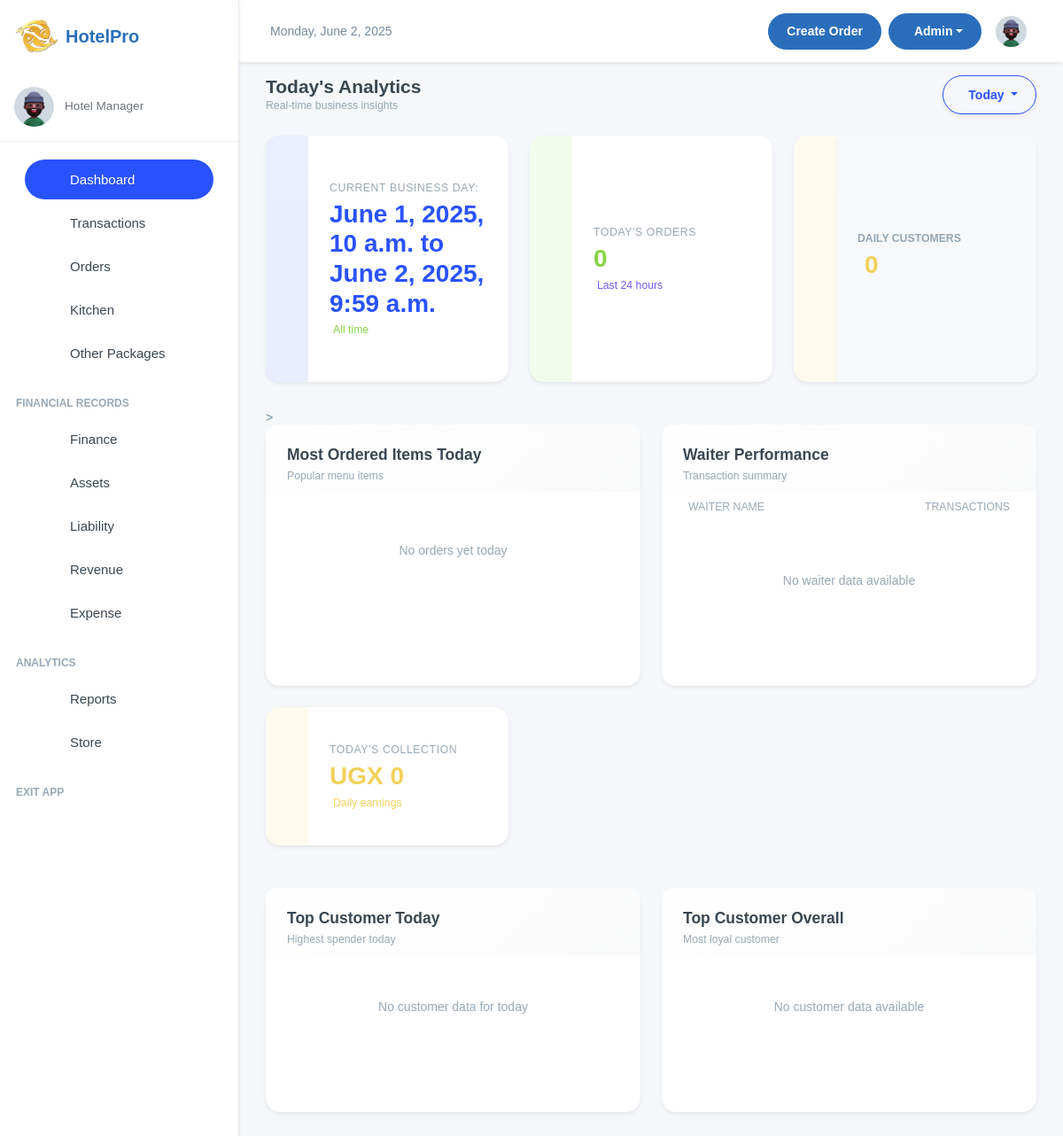
Page /manager/ (signed in) on the earlier database version.
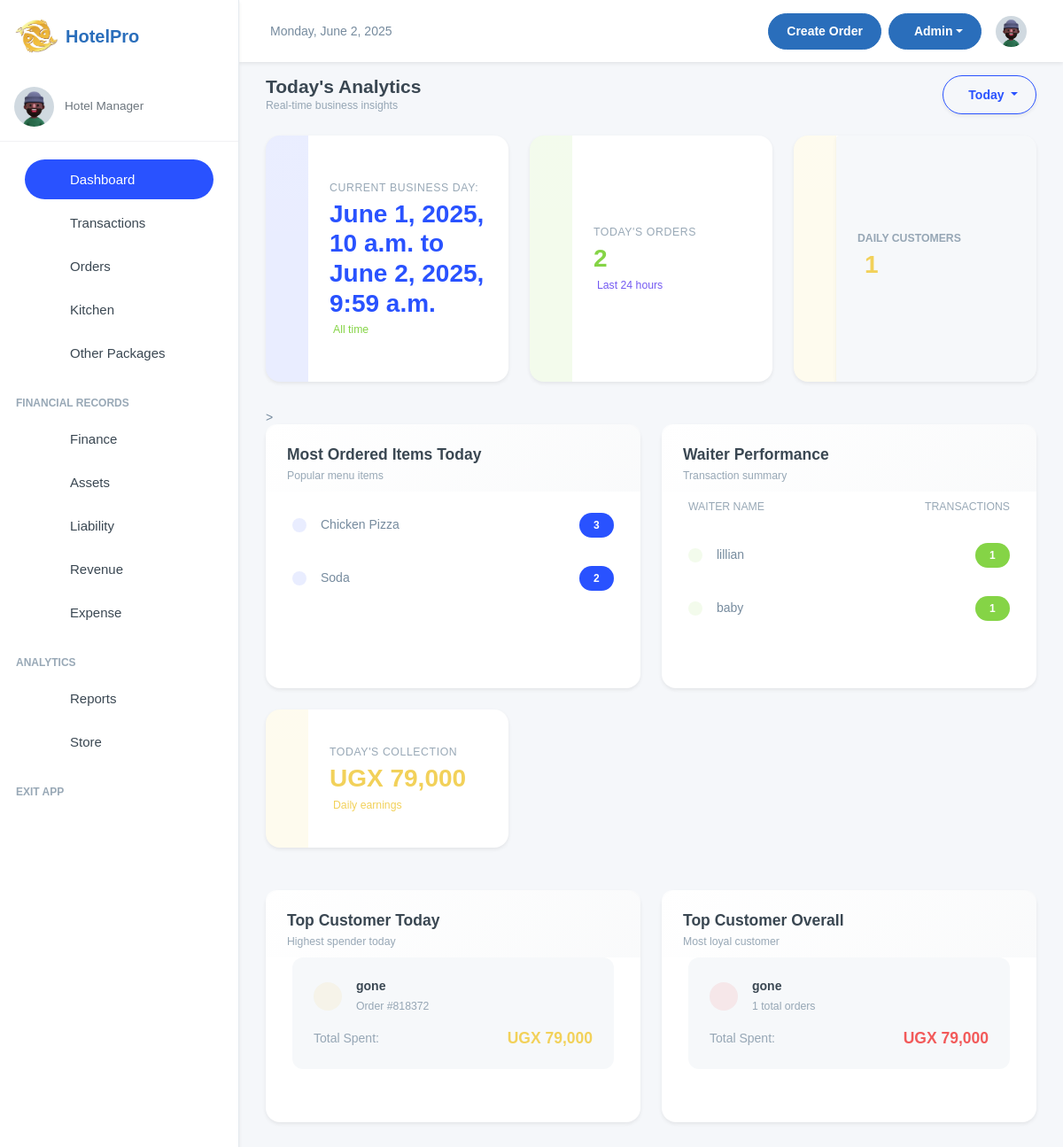
Same page on the later database version.
### inventory/models.py (models this page shows, shortened)
class MenuItem(models.Model):
    category = models.ForeignKey(Category, on_delete=models.CASCADE, related_name="menu_items")
    name = models.CharField(max_length=100)
    description = models.TextField()
    price = models.DecimalField(max_digits=10, decimal_places=2, default=Decimal('0.00'))
    is_available = models.BooleanField(default=True)
    image_url = models.ImageField(blank=True, null=True, upload_to="menu_items")

class OrderTransaction(models.Model):
    pay_mode = (
        ("NO PAYMENT", "NO PAYMENT"),
        ("CASH", "CASH"),
        ("MOMO PAY", "MOMO PAY"),
        ("AIRTEL PAY", "AIRTEL PAY"),
        ("BANK CARD", "BANK CARD"),
    )
    random_id = models.CharField(max_length=6, unique=True, editable=False, default=generate_random_id)
    customer_name = models.CharField(max_length=255, blank=True, null=True, default="FishPoint Customer")
    served_by = models.CharField(
        max_length=255, blank=True, null=True, default="Waitress")
    dining_area = models.ForeignKey(DiningArea, on_delete=models.SET_NULL, null=True, blank=True)
    table = models.ForeignKey(Table, on_delete=models.SET_NULL, null=True, blank=True )
    special_notes = models.TextField(default="Null")
    created = models.DateTimeField(default=now, blank=True, null=True)
    payment_mode = models.CharField(default="NO PAYMENT", max_length=50, choices=pay_mode)
    transaction_id = models.CharField(blank=True, null=True, max_length=100)
    created_by = models.ForeignKey(User, on_delete=models.SET_NULL, null=True, blank=True)
    updated = models.DateField(auto_now=True, blank=True, null=True)
    class Meta:
        ordering = ['-created']

### inventory/views.py (the view)
# urls.py: path("", views.dashboard, name="dashboard"),
@login_required(login_url='/user/login/')
def dashboard(request):
    kampala_tz = pytz.timezone('Africa/Kampala')
    now_kampala = timezone.now().astimezone(kampala_tz)
    if now_kampala.time() < time(10, 0):
        business_day = now_kampala.date() - timedelta(days=1)
    else:
        business_day = now_kampala.date()
    start_local = datetime.combine(business_day, time(10, 0, 0))
    end_local = datetime.combine(business_day + timedelta(days=1), time(9, 59, 59))
    start_local = kampala_tz.localize(start_local)
    end_local = kampala_tz.localize(end_local)
    start_utc = start_local.astimezone(pytz.UTC)
    end_utc = end_local.astimezone(pytz.UTC)
    print("Business Day (UTC):", start_utc, "to", end_utc)
    date_range = (start_utc, end_utc)
    orderTodayCount = OrderItem.objects.filter(order_date__range=date_range).count()
    orderCount = OrderItem.objects.count()
    today_total_amount = OrderItem.objects.filter(order_date__range=date_range) \
                                          .aggregate(total=Sum('total_price'))['total'] or 0
    recent_orders = OrderItem.objects.filter(order_date__range=date_range) \
                                     .select_related('menu_item') \
                                     .order_by('-order_date')[:5]
    most_ordered_items = (
        OrderItem.objects.filter(order_date__range=date_range)
        .values('menu_item__name')
        .annotate(total_quantity=Sum('quantity'))
        .order_by('-total_quantity')[:10]
    )
    total_customers = (
        OrderTransaction.objects
        .exclude(customer_name__isnull=True)
        .exclude(customer_name__exact='')
        .values('customer_name')
        .distinct()
        .count()
    )
    customers_today = (
        OrderTransaction.objects
        .filter(created__range=date_range)
        .exclude(customer_name__isnull=True)
        .exclude(customer_name__exact='')
        .values('customer_name')
        .distinct()
        .count()
    )
    waiter_summary = (
        OrderTransaction.objects
        .filter(created__range=date_range)
        .filter(served_by__isnull=False)
        .exclude(served_by__exact='')
        .annotate(waiter_name=Lower('served_by'))
        .values('waiter_name')
        .annotate(transaction_count=Count('id'))
        .order_by('-transaction_count')
    )
    waiter_labels = [w['waiter_name'] for w in waiter_summary]
    waiter_counts = [w['transaction_count'] for w in waiter_summary]
    top_customer_order = (
        OrderItem.objects.filter(order_date__range=date_range)
        .values('order__customer_name', 'order__random_id')
        .annotate(total_order_value=Sum('total_price'))
        .order_by('-total_order_value')
        .first()
    )
    top_customer_overall = (
        OrderItem.objects.filter(order_date__range=date_range)
        .values('order__customer_name')
        .annotate(
            total_spent=Sum('total_price'),
            order_count=Count('order', distinct=True)
        )
        .order_by('-total_spent')
        .first()
    )
    return render(request, "dashboard.html", {
        "orderTodayCount": orderTodayCount,
        "orderCount": orderCount,
        "orders": recent_orders,
        "today_total_amount": today_total_amount,
        "most_ordered_items": most_ordered_items,
        "waiter_summary": waiter_summary,
        "top_customer_order": top_customer_order,
        "top_customer_overall": top_customer_overall,
        'waiter_labels': waiter_labels,
        'waiter_counts': waiter_counts,
        "total_customers": total_customers,
        "customers_today": customers_today,
        "business_start": start_local,
        "business_end": end_local,
    })

### inventory/templates/dashboard.html (shortened to what this page needs)
{% extends 'base.html' %}
{% load humanize %}
{% block content %}
{% include 'features/analyticCards.html' %}
{% endblock content %}

### inventory/templates/features/analyticCards.html (shortened to what the changed rows need)
{% load humanize %}
<div class="analytics-container mb-4">
    <div class="row g-4 mb-5">
        <div class="col-xl-4 col-md-6">
            <div class="card h-100 border-0 shadow-sm rounded-4 overflow-hidden position-relative">
                <div class="card-body p-0">
                    <div class="d-flex h-100">
                        <div class="p-4 w-100 d-flex flex-column justify-content-center">
                            <h2 class="fw-bold mb-1 text-primary">{{ business_start }} to {{ business_end }} </h2>
                        </div>
                    </div>
                </div>
            </div>
        </div>
        <div class="col-xl-4 col-md-6">
            <div class="card h-100 border-0 shadow-sm rounded-4 overflow-hidden position-relative">
                <div class="card-body p-0">
                    <div class="d-flex h-100">
                        <div class="p-4 w-100 d-flex flex-column justify-content-center">
                            <p class="text-muted mb-1 fw-medium small text-uppercase tracking-wide">Today's Orders</p>
                            <h2 class="fw-bold mb-1 text-success">{{ orderTodayCount }}</h2>
                            <div class="d-flex align-items-center">
                                <small class="text-info fw-medium">Last 24 hours</small>
                            </div>
                        </div>
                    </div>
                </div>
            </div>
        </div>
        <div class="col-xl-4 col-md-12">
            <div class="card h-100 border-0 shadow-sm rounded-4 overflow-hidden position-relative">
                <div class="card-body p-0">
                    <div class="d-flex h-100">
                        <div class="p-4 w-100 d-flex flex-column justify-content-center bg-light rounded shadow-sm">
                            <div class="d-flex align-items-center mb-2">
                                <h2 class="fw-bold mb-0 text-warning">{{ customers_today }}</h2>
                            </div>
                        </div>
                    </div>
                </div>
            </div>
        </div>
    </div>
    <div class="row g-4 mb-5">
        <div class="col-lg-6">
            <div class="card border-0 shadow-sm rounded-4 h-100">
                <div class="card-body pt-2">
                    <div class="list-group list-group-flush">
                        {% for item in most_ordered_items %}
                            <div class="list-group-item d-flex justify-content-between align-items-center border-0 px-0 py-3">
                                <div class="d-flex align-items-center">
                                    <div class="bg-primary bg-opacity-10 rounded-circle p-2 me-3">
                                    </div>
                                    <span class="fw-medium">{{ item.menu_item__name }}</span>
                                </div>
                                <span class="badge bg-primary rounded-pill px-3 py-2">{{ item.total_quantity }}</span>
                            </div>
                        {% empty %}
                            <div class="text-center py-5">
                                <p class="text-muted mb-0">No orders yet today</p>
                            </div>
                        {% endfor %}
                    </div>
                </div>
            </div>
        </div>
        <div class="col-lg-6">
            <div class="card border-0 shadow-sm rounded-4 h-100">
                <div class="card-body pt-2">
                    <div class="list-group list-group-flush">
                        {% for waiter in waiter_summary %}
                            <div class="list-group-item d-flex justify-content-between align-items-center border-0 px-0 py-3">
                                <div class="d-flex align-items-center">
                                    <div class="bg-success bg-opacity-10 rounded-circle p-2 me-3">
                                    </div>
                                    <span class="fw-medium">{{ waiter.waiter_name }}</span>
                                </div>
                                <span class="badge bg-success rounded-pill px-3 py-2">{{ waiter.transaction_count }}</span>
                            </div>
                        {% empty %}
                            <div class="text-center py-5">
                                <p class="text-muted mb-0">No waiter data available</p>
                            </div>
                        {% endfor %}
                    </div>
                </div>
            </div>
        </div>
        <div class="col-xl-4 col-md-12">
            <div class="card h-100 border-0 shadow-sm rounded-4 overflow-hidden position-relative">
                <div class="card-body p-0">
                    <div class="d-flex h-100">
                                <div class="p-4 w-100 d-flex flex-column justify-content-center">
            <p class="text-muted mb-1 fw-medium small text-uppercase tracking-wide"> TODAY'S  COLLECTION</p>
            <h2 class="fw-bold mb-1 text-warning">UGX {{ today_total_amount|intcomma }}</h2>
            <div class="d-flex align-items-center">
                <small class="text-warning fw-medium">Daily earnings</small>
            </div>
        </div>
                    </div>
                </div>
            </div>
        </div>
    </div>
    <div class="row g-4">
        <div class="col-lg-6">
            <div class="card border-0 shadow-sm rounded-4 h-100">
                <div class="card-body pt-0">
                    {% if top_customer_order %}
                        <div class="bg-light rounded-3 p-4">
                            <div class="d-flex align-items-center mb-3">
                                <div class="bg-warning bg-opacity-10 rounded-circle p-3 me-3">
                                </div>
                                <div>
                                    <h6 class="fw-bold mb-1">{{ top_customer_order.order__customer_name }}</h6>
                                    <small class="text-muted">Order #{{ top_customer_order.order__random_id }}</small>
                                </div>
                            </div>
                            <div class="row">
                                <div class="col-12">
                                    <div class="d-flex justify-content-between align-items-center">
                                        <span class="text-muted">Total Spent:</span>
                                        <span class="fw-bold text-warning h5 mb-0">UGX {{ top_customer_order.total_order_value|intcomma }}</span>
                                    </div>
                                </div>
                            </div>
                        </div>
                    {% else %}
                        <div class="text-center py-5">
                            <p class="text-muted mb-0">No customer data for today</p>
                        </div>
                    {% endif %}
                </div>
            </div>
        </div>
        <div class="col-lg-6">
            <div class="card border-0 shadow-sm rounded-4 h-100">
                <div class="card-body pt-0">
                    {% if top_customer_overall %}
                        <div class="bg-light rounded-3 p-4">
                            <div class="d-flex align-items-center mb-3">
                                <div class="bg-danger bg-opacity-10 rounded-circle p-3 me-3">
                                </div>
                                <div>
                                    <h6 class="fw-bold mb-1">{{ top_customer_overall.order__customer_name }}</h6>
                                    <small class="text-muted">{{ top_customer_overall.order_count }} total orders</small>
                                </div>
                            </div>
                            <div class="row">
                                <div class="col-12">
                                    <div class="d-flex justify-content-between align-items-center">
                                        <span class="text-muted">Total Spent:</span>
                                        <span class="fw-bold text-danger h5 mb-0">UGX {{ top_customer_overall.total_spent|intcomma }}</span>
                                    </div>
                                </div>
                            </div>
                        </div>
                    {% else %}
                        <div class="text-center py-5">
                            <p class="text-muted mb-0">No customer data available</p>
                        </div>
                    {% endif %}
                </div>
            </div>
        </div>
    </div>
</div>

Differences in the rows shown:
now on this page (row unchanged): MenuItem: menu_item__name "Chicken Pizza", total_quantity "3"
now on this page (row unchanged): MenuItem: menu_item__name "Soda", total_quantity "2"
added OrderTransaction: waiter_name "lillian", transaction_count "1"
added OrderTransaction: waiter_name "baby", transaction_count "1"
added OrderTransaction: order__customer_name "gone"
Other differences:
{{ orderTodayCount }}: "0" → "2"
{{ customers_today }}: "0" → "1"
{{ today_total_amount|intcomma }}: "0" → "79,000"
{{ top_customer_order.order__random_id }}: (not shown) → "818372"
{{ top_customer_order.total_order_value|intcomma }}: (not shown) → "79,000"
{{ top_customer_overall.order_count }}: (not shown) → "1"
{{ top_customer_overall.total_spent|intcomma }}: (not shown) → "79,000"
text no longer shown: "No orders yet today No waiter data available No customer data for today No customer data available"
text now shown: "Order # Total Spent: UGX total orders Total Spent: UGX"
